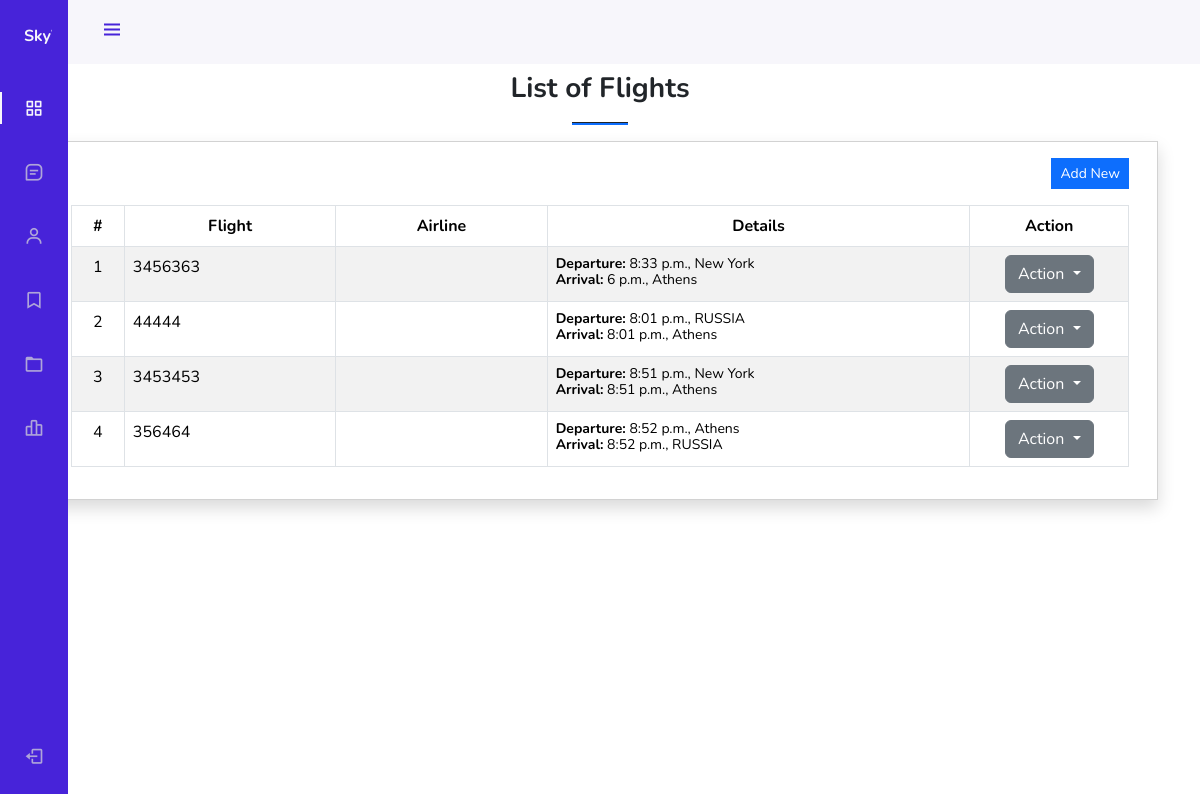
The page /manage-flights/ on the database its author committed.
### base/models.py (models this page shows, shortened)
class Flight(models.Model):
    flight_number = models.CharField(max_length=20)
    origin = models.ForeignKey(City, related_name='departing_flights', on_delete=models.CASCADE)
    destination = models.ForeignKey(City, related_name='arriving_flights', on_delete=models.CASCADE)
    date = models.DateField()
    arrival_time = models.TimeField()
    departure_time = models.TimeField()
    airplane = models.ForeignKey(Airplane, on_delete=models.CASCADE)
    pilots = models.ManyToManyField(Pilot, related_name='piloted_flights')
    staff = models.ManyToManyField(Staff, related_name='flights')

class City(models.Model):
    city_name = models.CharField(max_length=100)
    code = models.CharField(max_length=10)

### base/views.py (the view)
# urls.py: path('manage-flights/', views.flight_list, name='manage_flight'),
def flight_list(request):
    flights = Flight.objects.all()
    context = {'flights': flights}
    return render(request, 'base/flight_management.html', context)

### base/templates/base/flight_management.html (shortened to what this page needs)
{% extends 'base/base.html' %} {% block content %}
<section class="py-4">
  <div class="container">
    <h3 class="fw-bolder text-center">List of Flights</h3>
    <center>
      <hr class="bg-primary opacity-100" style="height: 3px" width="5%" />
    </center>
    <div class="card rounded-0 shadow">
      <div class="card-body">
        <div class="container-fluid">
          <div class="text-end mb-3">
            <button
              class="btn btn-sm btn-primary rounded-0 bg-gradient-primary"
              type="button"
              id="create_new"
            >
               Add New
            </button>
          </div>
          <table class="table table-bordered table-striped" id="flight-tbl">
            <colgroup>
              <col width="5%" />
              <col width="20%" />
              <col width="20%" />
              <col width="40%" />
              <col width="15%" />
            </colgroup>
            <thead>
              <tr>
                <th class="text-center">#</th>
                <th class="text-center">Flight</th>
                <th class="text-center">Airline</th>
                <th class="text-center">Details</th>
                <th class="text-center">Action</th>
              </tr>
            </thead>
            <tbody>
              {% for flight in flights %}
              <tr>
                <td class="text-center">{{ forloop.counter }}</td>
                <td>{{ flight.flight_number }}</td>
                <td>{{ flight.airline.name }}</td>
                <td>
                  <div class="lh-1">
                    <small
                      ><b>Departure:</b> {{ flight.departure_time }},
                      {{flight.origin.city_name }}</small
                    ><br />
                    <small
                      ><b>Arrival:</b> {{ flight.arrival_time}},
                      {{flight.destination.city_name }}</small
                    >
                  </div>
                </td>
                <td class="text-center">
                  <div class="dropdown">
                    <button
                      class="btn btn-secondary dropdown-toggle"
                      type="button"
                      id="abtn{{ flight.pk }}"
                      data-toggle="dropdown"
                      aria-haspopup="true"
                      aria-expanded="false"
                    >
                      Action
                    </button>
                  </div>
                </td>
              </tr>
              {% endfor %}
            </tbody>
          </table>
        </div>
      </div>
    </div>
  </div>
</section>
{% endblock %}

### static/css/sidebar.css (style rules this page uses)
:root { --header-height: 3rem; --nav-width: 68px; --first-color: #4723d9; --first-color-light: #afa5d9; --white-color: #f7f6fb; --body-font: "Nunito", sans-serif; --normal-font-size: 1rem; --z-fixed: 100; }
body { position: relative; margin: var(--header-height) 0 0 0; padding: 0 1rem; font-family: var(--body-font); font-size: var(--normal-font-size); transition: 0.5s; }

### rows shown on the page
Flight: flight_number "3456363", departure_time "8:33 p.m.", origin.city_name "New York", arrival_time "6 p.m.", destination.city_name "Athens"
Flight: flight_number "44444", departure_time "8:01 p.m.", origin.city_name "RUSSIA", arrival_time "8:01 p.m.", destination.city_name "Athens"
Flight: flight_number "3453453", departure_time "8:51 p.m.", origin.city_name "New York", arrival_time "8:51 p.m.", destination.city_name "Athens"
Flight: flight_number "356464", departure_time "8:52 p.m.", origin.city_name "Athens", arrival_time "8:52 p.m.", destination.city_name "RUSSIA"
